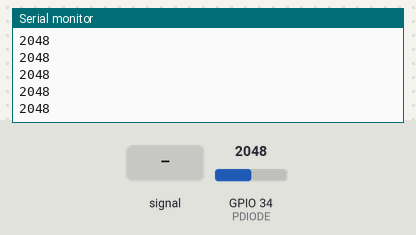
Simulated run of this sketch. Board: ESP32. Shown: the last lines printed to the serial monitor. The inputs (shaded band) are chosen by the test bench; at power-on: GPIO 34 (PDIODE) = 2048.

Above: at 1.2 s.
1.3 s: GPIO 34 (PDIODE) fed a 200 Hz sine of ±327 counts around its level
At 2.2 s:
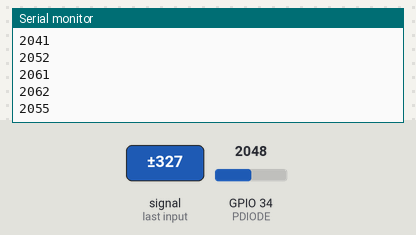
2.8 s: GPIO 34 (PDIODE) set to 2866
At 3.3 s:
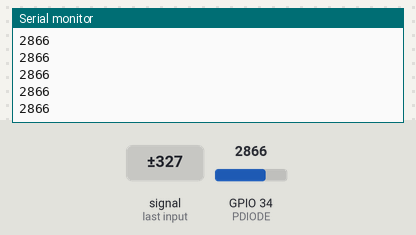
4.3 s: GPIO 34 (PDIODE) fed a 1000 Hz sine of ±1023 counts around its level
At 5.2 s:
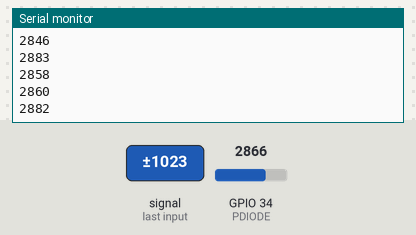
5.8 s: GPIO 34 (PDIODE) set to 3603
At 6.5 s:
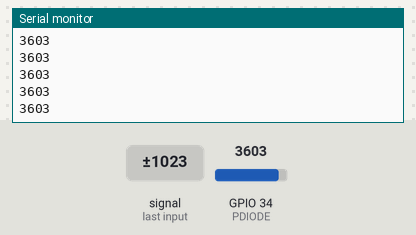
Timing chart, 0 to 8.3 s (numbered marks = the images above; inputs shaded):
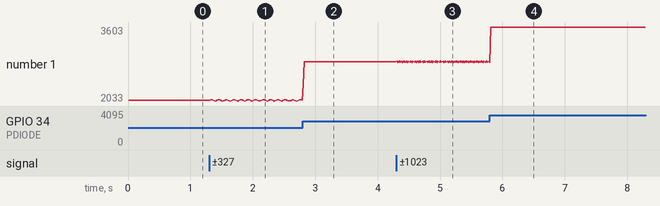

The sketch:

averaging.ino
```cpp
const int PDIODE = 34;
const int avgLength = 128;

void start() {
  pinMode(PDIODE,INPUT);
  Serial.begin(9600);
}


int sum = 0;
void loop() {
  sum = 0;
  for(int i = 0; i < avgLength; i++){
    sum += analogRead(PDIODE);
  }
  Serial.println(sum/avgLength);
}
```

Measured:
- after the input at 1.3 s, the serial monitor: prints a new line at once (image 1)
- after the input at 2.8 s, the serial monitor: prints a new line at once (image 2)
- after the input at 4.3 s, the serial monitor: prints a new line at once (image 3)
- after the input at 5.8 s, the serial monitor: prints a new line at once (image 4)
- plotted number 1: 2048 → 2045 after the input at 1.3 s, 2045 → 2866 after the input at 2.8 s, 2866 → 2847 after the input at 4.3 s, 2847 → 3603 after the input at 5.8 s
